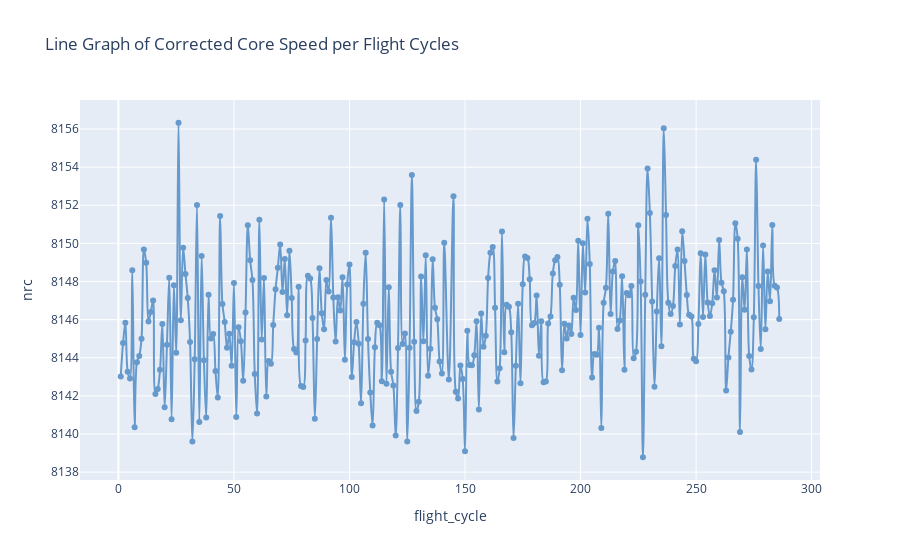

Source (notebook cell):
### Code cell
figure09 = px.line(df_aircraft_engine02_sort, 
                   x="flight_cycle", 
                   y="nrc", 
                   hover_name='esn',
                   line_shape='spline',
                   markers=True,
                   color_discrete_sequence=["#6699cc"],
                   title="Line Graph of Corrected Core Speed per Flight Cycles")
figure09.show()

### Figure 1 — Plotly figure (JSON) as saved in the notebook; plotly's stock layout.template omitted (floating-point values rounded to 4 significant figures; data arrays with more than 128 entries replaced by an {"elided": "..."} marker saying what was removed)
{"data": [{"hovertemplate": "<b>%{hovertext}</b><br><br>flight_cycle=%{x}<br>nrc=%{y}<extra></extra>", "hovertext": {"elided": "284 int values"}, "legendgroup": "", "line": {"color": "#6699cc", "dash": "solid", "shape": "spline"}, "marker": {"symbol": "circle"}, "mode": "markers+lines", "name": "", "orientation": "v", "showlegend": false, "type": "scatter", "x": {"elided": "284 int values"}, "xaxis": "x", "y": {"elided": "284 float values"}, "yaxis": "y"}], "layout": {"legend": {"tracegroupgap": 0}, "title": {"text": "Line Graph of Corrected Core Speed per Flight Cycles"}, "xaxis": {"anchor": "y", "domain": [0, 1], "title": {"text": "flight_cycle"}}, "yaxis": {"anchor": "x", "domain": [0, 1], "title": {"text": "nrc"}}}}
